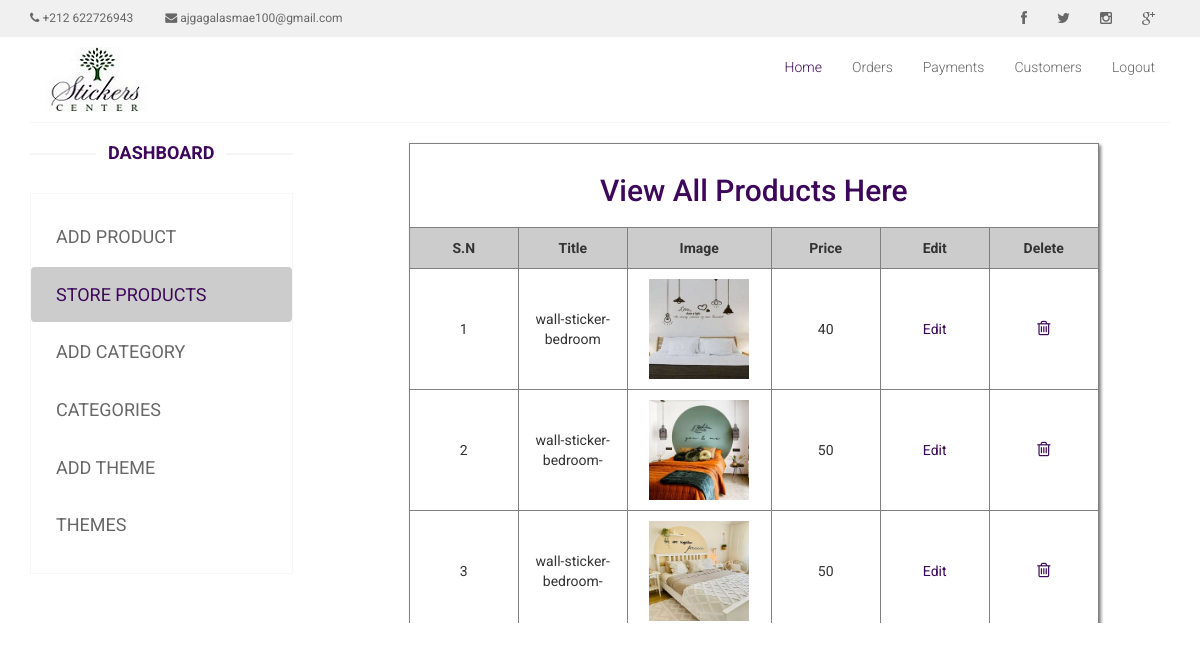
Page /admin_area/index.php?view_products (signed in) on the committed database.
### tables this page shows
CREATE TABLE `products` (
  `prod_id` int(11) NOT NULL,
  `prod_cat` int(11) NOT NULL,
  `prod_theme` int(11) NOT NULL,
  `price` int(11) NOT NULL,
  `prod_title` text NOT NULL,
  `prod_colors` text NOT NULL,
  `prod_desc` text NOT NULL,
  `prod_img` text NOT NULL,
  `prod_date` datetime NOT NULL DEFAULT current_timestamp()
);

### admin_area/view_products.php (the view, shortened to what this page needs)
<?php
if (!isset($_SESSION['user_email'])) {
    echo "<script>window.open('login.php?not_admin=You are not an Admin!','_self')</script>";
} else {
    ?>
<div class="scrollable-table">
<table class="view_pro_table">
    <tr align="center" >
        <td colspan="6">
            <h2>View All Products Here</h2>
        </td>
    </tr>
    <tr bgcolor="#cccccc">
        <th>S.N</th>
        <th>Title</th>
        <th>Image</th>
        <th>Price</th>
        <th>Edit</th>
        <th>Delete</th>
    </tr>
    <?php
        include("includes/db.php");
        $get_pro = "select * from products";
        $run_pro = mysqli_query($con, $get_pro);
        $i = 0;
        while ($row_pro = mysqli_fetch_array($run_pro)) {
            $pro_id = $row_pro['prod_id'];
            $pro_title = $row_pro['prod_title'];
            $pro_image = $row_pro['prod_img'];
            $pro_theme= $row_pro['prod_theme'];
            $pro_price = $row_pro['price'];
            $i++;
            ?>
    <tr>
        <td> <?php echo $i; ?> </td>
        <td> <?php echo $pro_title; ?> </td>
        <td><img src='../images/product_image/themes/<?php echo "$pro_theme/$pro_image"?>' width="100" height="100" />
        </td>
        <td> <?php echo $pro_price; ?> </td>
        <td><a href="index.php?edit_pro=<?php echo $pro_id; ?>">Edit</a></td>
        <td><a href="delete_product.php?delete_pro=<?php echo $pro_id; ?>"><i class="fa fa-trash-o"
                    aria-hidden="true"></i></a></td>
    </tr>
    <?php } ?>
</table>
</div>
<?php } ?>

### css/main.css (style rules this page uses)
body { font-family: 'Roboto', sans-serif; position: relative; font-weight: 400px; }
a { -webkit-transition: 300ms; transition: 300ms; }
h1, h2, h3, h4, h5, h6 { font-family: 'Roboto', sans-serif; }

### admin_area/view_products.php (style rules this page uses)
.scrollable-table { height: 500px; overflow-y: scroll; }
table { width: 80%; border-collapse: collapse; margin: 20px auto; box-shadow: 2px 2px 3px gray; }
td, th { border: 1px solid gray; padding: 10px; text-align: center; width: 12.5%; }
h2 { color: #3D0859; }
a { color: #3D0859; }
.fa-trash-o { font-size: larger; }

### rows in the picture
products: prod_title "wall-sticker-bedroom", prod_img (picture), price "40"
products: prod_title "wall-sticker-bedroom-", prod_img (picture), price "50"
products: prod_title "wall-sticker-bedroom-", prod_img (picture), price "50"
